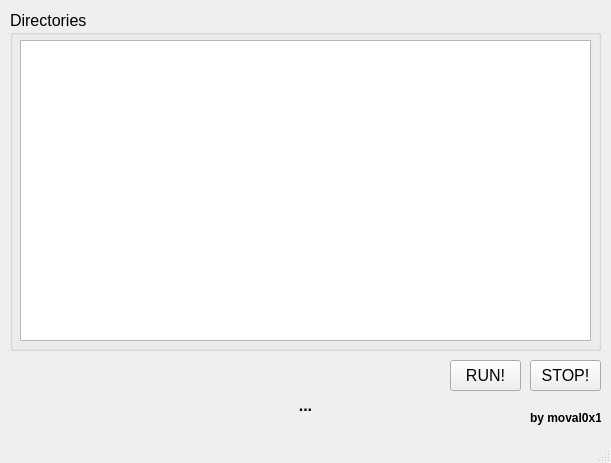
<?xml version="1.0" encoding="UTF-8"?>
<ui version="4.0">
 <class>MainWindow</class>
 <widget class="QMainWindow" name="MainWindow">
  <property name="geometry">
   <rect>
    <x>0</x>
    <y>0</y>
    <width>611</width>
    <height>463</height>
   </rect>
  </property>
  <property name="windowTitle">
   <string>NoDelete v0.0.2</string>
  </property>
  <widget class="QWidget" name="centralwidget">
   <widget class="QPushButton" name="btnStop">
    <property name="geometry">
     <rect>
      <x>530</x>
      <y>360</y>
      <width>71</width>
      <height>31</height>
     </rect>
    </property>
    <property name="font">
     <font>
      <pointsize>12</pointsize>
     </font>
    </property>
    <property name="text">
     <string>STOP!</string>
    </property>
   </widget>
   <widget class="QLabel" name="lblMsg">
    <property name="geometry">
     <rect>
      <x>10</x>
      <y>390</y>
      <width>591</width>
      <height>31</height>
     </rect>
    </property>
    <property name="font">
     <font>
      <pointsize>12</pointsize>
      <bold>true</bold>
     </font>
    </property>
    <property name="text">
     <string>...</string>
    </property>
    <property name="alignment">
     <set>Qt::AlignmentFlag::AlignCenter</set>
    </property>
   </widget>
   <widget class="QLabel" name="lblByMoval0x1">
    <property name="enabled">
     <bool>true</bool>
    </property>
    <property name="geometry">
     <rect>
      <x>530</x>
      <y>410</y>
      <width>71</width>
      <height>16</height>
     </rect>
    </property>
    <property name="font">
     <font>
      <bold>true</bold>
     </font>
    </property>
    <property name="text">
     <string>by moval0x1</string>
    </property>
   </widget>
   <widget class="QGroupBox" name="gbDirectories">
    <property name="geometry">
     <rect>
      <x>10</x>
      <y>10</y>
      <width>591</width>
      <height>341</height>
     </rect>
    </property>
    <property name="font">
     <font>
      <pointsize>12</pointsize>
     </font>
    </property>
    <property name="title">
     <string>Directories</string>
    </property>
    <widget class="QListView" name="lstDirectories">
     <property name="enabled">
      <bool>true</bool>
     </property>
     <property name="geometry">
      <rect>
       <x>10</x>
       <y>30</y>
       <width>571</width>
       <height>301</height>
      </rect>
     </property>
    </widget>
   </widget>
   <widget class="QPushButton" name="btnRun">
    <property name="geometry">
     <rect>
      <x>450</x>
      <y>360</y>
      <width>71</width>
      <height>31</height>
     </rect>
    </property>
    <property name="font">
     <font>
      <pointsize>12</pointsize>
     </font>
    </property>
    <property name="text">
     <string>RUN!</string>
    </property>
   </widget>
  </widget>
  <widget class="QMenuBar" name="menubar">
   <property name="geometry">
    <rect>
     <x>0</x>
     <y>0</y>
     <width>611</width>
     <height>21</height>
    </rect>
   </property>
  </widget>
  <widget class="QStatusBar" name="statusbar"/>
 </widget>
 <resources/>
 <connections/>
</ui>
